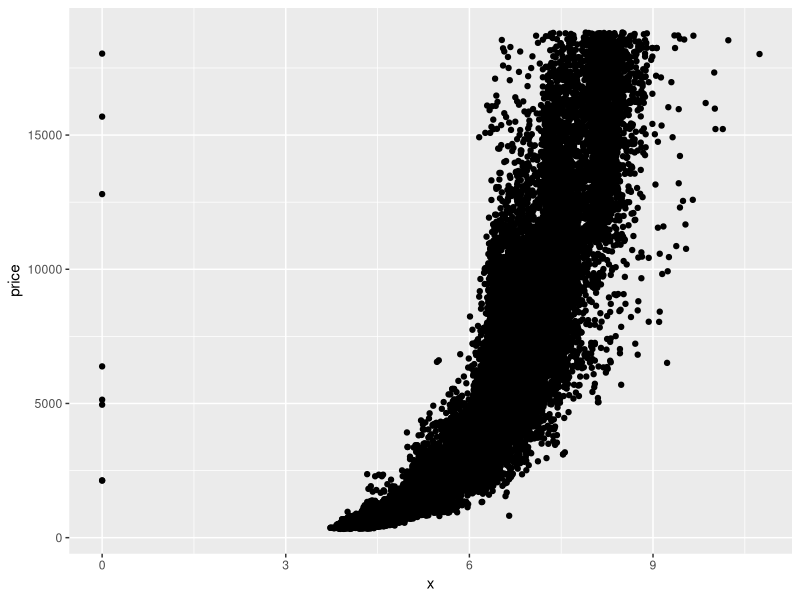
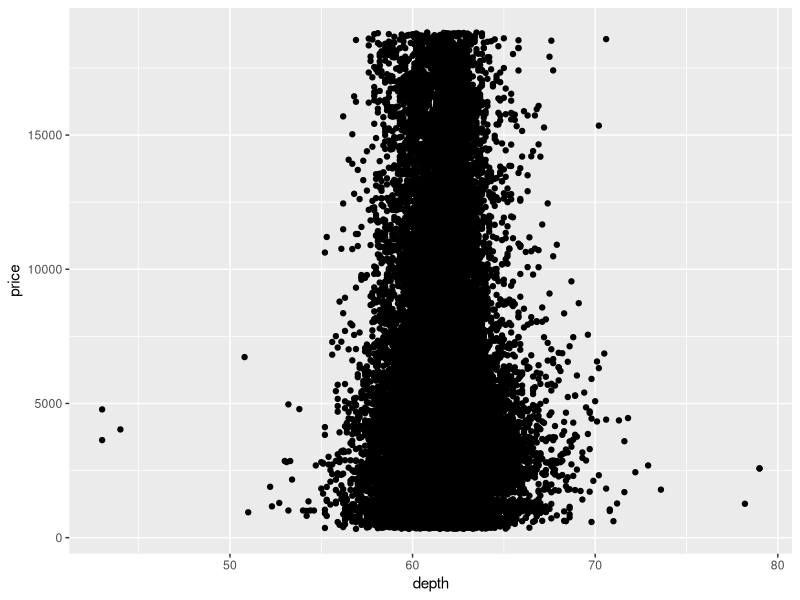
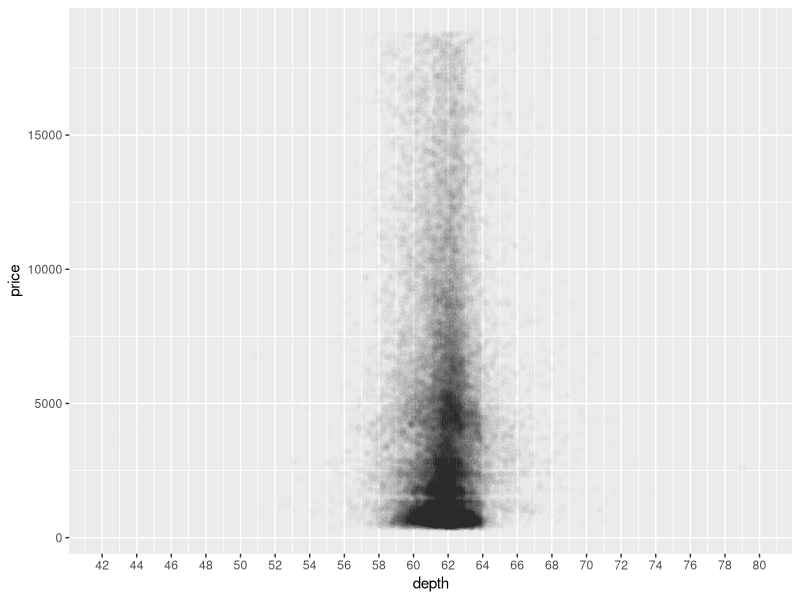
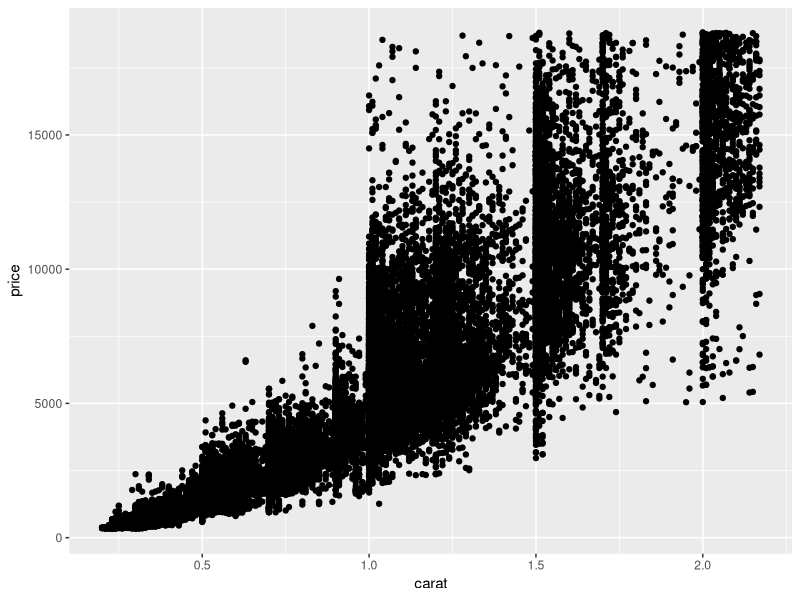
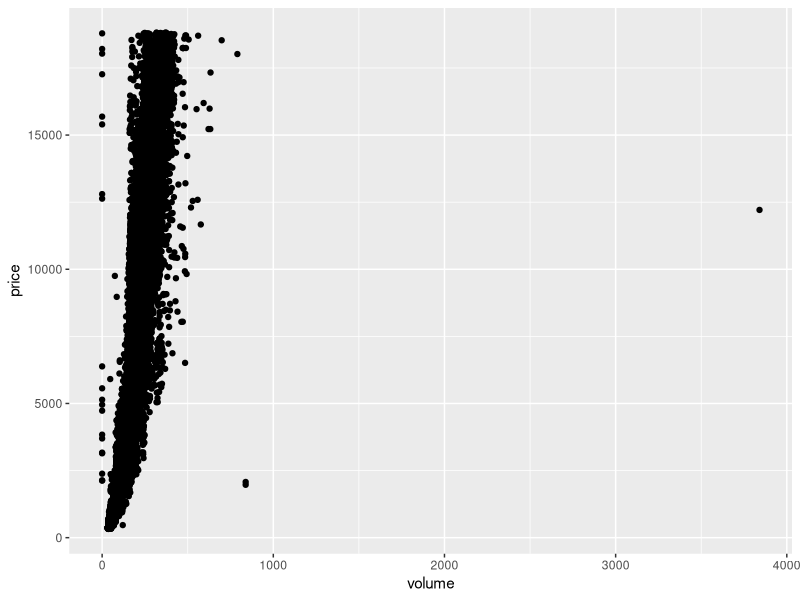
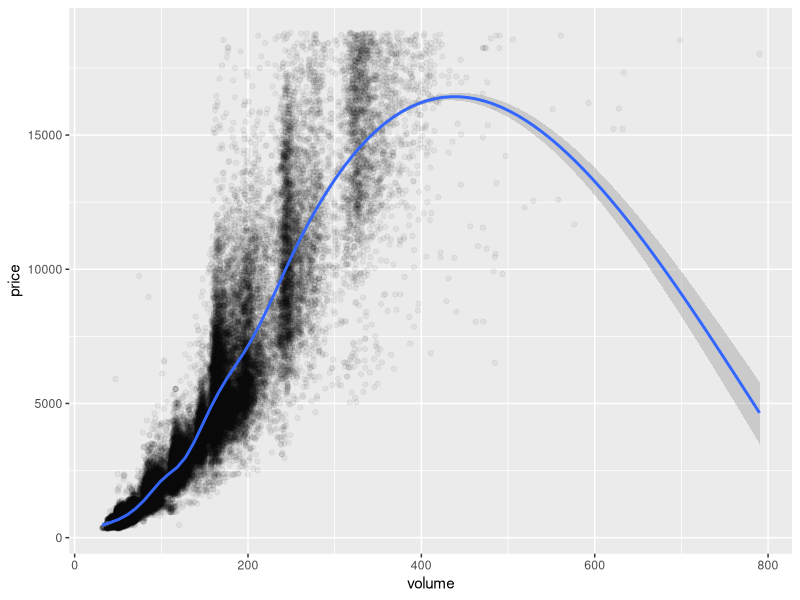
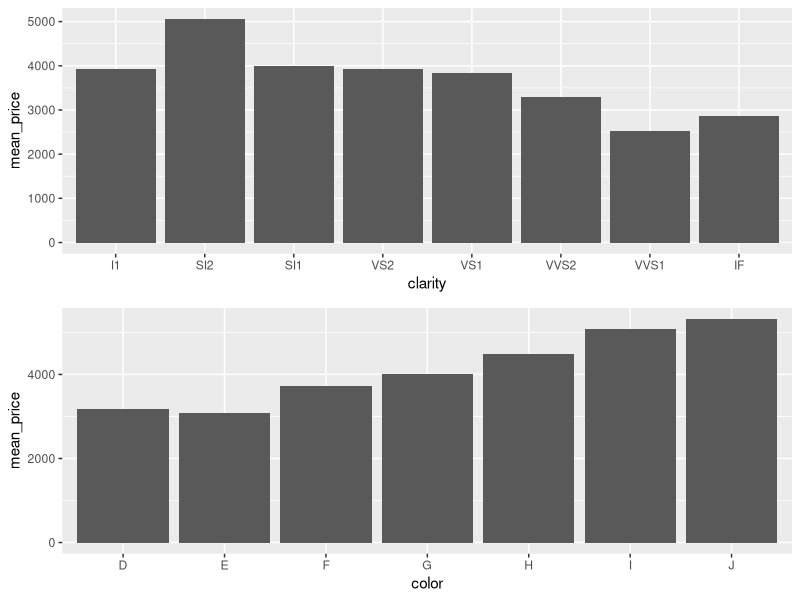
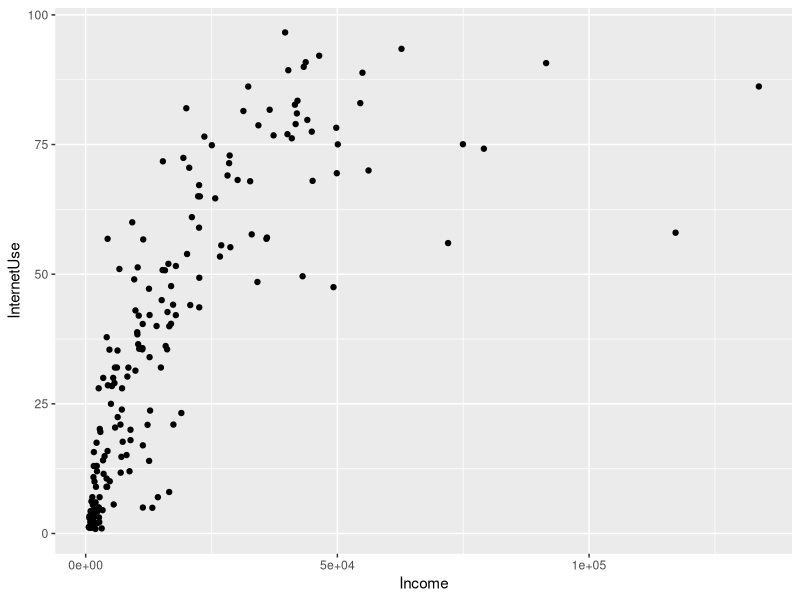

Source code (R) for these figures, in order:
library(ggplot2)

# Create a scatterplot of price vs X using ggplot
ggplot(aes(x = x, y = price), data = diamonds) + geom_point()

# Find the correlation between price and x/y/z
cor.test(diamonds$x, diamonds$price)    
cor.test(diamonds$y, diamonds$price)
cor.test(diamonds$z, diamonds$price)

# Create a simple scatter plot of price vs depth
ggplot(aes(x = depth, y = price), data = diamonds) + geom_point()

# Make transparency 1/100 and mark x-axis every 2 units
range(diamonds$depth)
ggplot(aes(x = depth, y = price), data = diamonds) + 
  geom_point(alpha = .01) +
  scale_x_continuous(lim = c(42, 80), breaks = seq(42, 80, 2)) 

# Find correlation between depth and price
cor.test(diamonds$depth, diamonds$price)

# Make a scatter plot of price vs carat and omit the top 1% of price and 
# carat values
quantile(diamonds$price,.99)
quantile(diamonds$carat,.99)
ggplot(aes(x = carat, y = price), 
       data = subset(diamonds, carat < 2.18, price < 17378.22)) +
  geom_point()

# Create a new variable for volume (x*y*z) and make a scatter plot of 
# price vs volume 
diamonds$volume <- diamonds$x * diamonds$y * diamonds$z
ggplot(aes(x = volume, y = price), data = diamonds) + geom_point()

# Find the correlation between price and volume, excluding anything where
# volume = 0 or volume > 800
d2 <- subset(diamonds, volume > 0)
d3 <- subset(d2,       volume < 800)
cor.test(d3$price, d3$volume)

# Adjust the transparency and add a linear model to the plot
ggplot(aes(x = volume, y = price), data = d3) +
  geom_point(alpha = .05) +
  geom_smooth()

# Use dplyr to create a new data frame diamondsByClarity w/ mean_price,
# median_price, min_price, max_price, n
library(dplyr)
diamondsByClarity <- diamonds %>% 
  group_by(clarity) %>%
  summarise(mean_price   = mean(price),
            median_price = median(price),
            min_price    = min(price),
            max_price    = max(price),
            n            = n())
head(diamondsByClarity)

# Create various summary data frames and create 2 bar plots
diamonds_by_clarity <- group_by(diamonds, clarity)
diamonds_mp_by_clarity <- summarise(diamonds_by_clarity, mean_price = mean(price))
diamonds_by_color <- group_by(diamonds, color)
diamonds_mp_by_color <- summarise(diamonds_by_color, mean_price = mean(price))
d1 <- ggplot(aes(x = clarity, y = mean_price), data = diamonds_mp_by_clarity) + 
  geom_bar(stat="identity")
d2 <- ggplot(aes(x = color,   y = mean_price), data = diamonds_mp_by_color)   + 
  geom_bar(stat="identity") 
library(gridExtra)
grid.arrange(d1, d2, ncol = 1) 


#######################################################
# Look at income and internet use from Gapminder site #
#######################################################

# Read in files
internet <- read.csv("Internet user per 100.csv", header = TRUE)
income   <- read.csv("indicator gapminder gdp_per_capita_ppp.csv", header = TRUE)

# Change name of column 1
colnames(internet)[1] = "Country"
colnames(income)[1]   = "Country"

# Select relevant fields -- Use 2011 because that is the most 
# recent value for "Internet"
internet2011 <- internet %>% select(Country, X2011)
income2011   <- income   %>% select(Country, X2011)

# Remove any "NAs" 
internet2011 <- internet2011 %>% filter(!is.na(X2011))
income2011   <- income2011   %>% filter(!is.na(X2011))

# Remove 2011 column to prevent conflict
colnames(internet2011)[2] = "InternetUse"
colnames(income2011)[2]   = "Income"

# Join the data
all2011 <- inner_join(internet2011, income2011)

# Make a scatterplot
ggplot(aes(x = Income, y = InternetUse), data = all2011) + geom_point()

# Check for overplotting by adding alpha
ggplot(aes(x = Income, y = InternetUse), data = all2011) + 
  geom_point(alpha = 0.25)

# Add correlation line
ggplot(aes(x = Income, y = InternetUse), data = all2011) + 
  geom_point() +
  geom_smooth()

# Find correlation
cor.test(all2011$Income, all2011$InternetUse)

# List those above 85% to find unusually high countries
all2011 %>% filter(InternetUse > 85) %>% arrange(desc(InternetUse))

# Zoom in on 50-60%
  ggplot(aes(x = Income, y = InternetUse), data = all2011) + 
  geom_point() +
  ylim(50, 60)

# Find the 5 countries that are unusually high in Internet use 
# in the 56 - 60% range
all2011 %>% filter(InternetUse > 56, InternetUse < 60 ) %>% arrange(desc(InternetUse))

# Find the countries where usage is lower than expected
all2011 %>% filter(Income > 50000, InternetUse < 75 ) %>% arrange(desc(InternetUse))


   